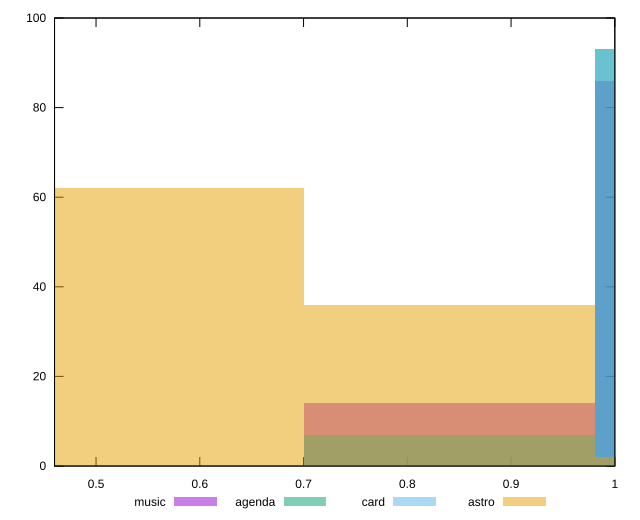

This figure's gnuplot source:
reset

$music <<EOF
1.1206486244531402 86
0.8404864683398552 14
EOF

$agenda <<EOF
1.1206486244531402 93
0.8404864683398552 7
EOF

$card <<EOF
1.1206486244531402 93
0.8404864683398552 7
EOF

$astro <<EOF
0.5603243122265701 62
1.1206486244531402 2
0.8404864683398552 36
EOF

set key outside below
set boxwidth 0.28016215611328504
set xrange [0.46:1]
set yrange [0:100]
set trange [0:100]
set style fill transparent solid 0.5 noborder
set terminal svg size 640, 520 enhanced background rgb 'white'
set output "reports/report_00028_2021-02-24T12-49-42.674Z/unused-css-rules/comparison/histogram/all_score.svg"

plot $music title "music" with boxes, \
     $agenda title "agenda" with boxes, \
     $card title "card" with boxes, \
     $astro title "astro" with boxes

reset
